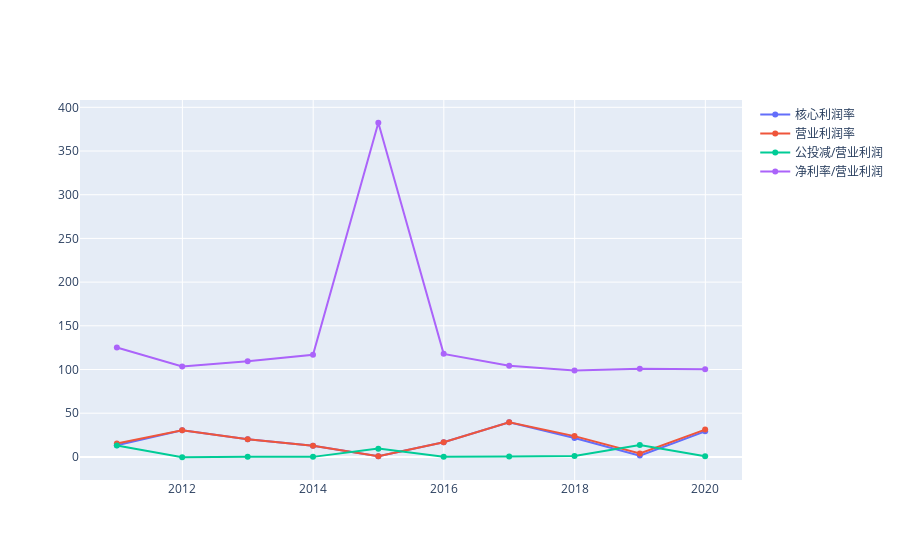

This figure's notebook cell:
### Code cell
fig = go.Figure()
fig.add_trace(go.Scatter(x=data_df.index, y=data_df['oper_profit_ratio'],name='核心利润率'))
fig.add_trace(go.Scatter(x=data_df.index, y=data_df['op_of_gr'],name='营业利润率'))
fig.add_trace(go.Scatter(x=data_df.index, y=data_df['gtj_to_oper'],name='公投减/营业利润'))
fig.add_trace(go.Scatter(x=data_df.index, y=data_df['n_to_oper'],name='净利率/营业利润'))


fig.show()

### Figure 1 — Plotly figure (JSON) as saved in the notebook; plotly's stock layout.template omitted (floating-point values rounded to 4 significant figures)
{"data": [{"name": "核心利润率", "type": "scatter", "x": ["2010-12-31", "2011-12-31", "2012-12-31", "2013-12-31", "2014-12-31", "2015-12-31", "2016-12-31", "2017-12-31", "2018-12-31", "2019-12-31"], "y": [13.22, 30.46, 20.13, 12.7, 0.7287, 16.78, 39.6, 21.62, 1.486, 29.24]}, {"name": "营业利润率", "type": "scatter", "x": ["2010-12-31", "2011-12-31", "2012-12-31", "2013-12-31", "2014-12-31", "2015-12-31", "2016-12-31", "2017-12-31", "2018-12-31", "2019-12-31"], "y": [15.4, 30.42, 20.21, 12.71, 0.8053, 16.83, 39.74, 23.79, 3.914, 31.23]}, {"name": "公投减/营业利润", "type": "scatter", "x": ["2010-12-31", "2011-12-31", "2012-12-31", "2013-12-31", "2014-12-31", "2015-12-31", "2016-12-31", "2017-12-31", "2018-12-31", "2019-12-31"], "y": [13.03, -0.4006, 0.3041, 0.03439, 9.466, 0.2662, 0.3648, 0.9195, 13.58, 0.6692]}, {"name": "净利率/营业利润", "type": "scatter", "x": ["2010-12-31", "2011-12-31", "2012-12-31", "2013-12-31", "2014-12-31", "2015-12-31", "2016-12-31", "2017-12-31", "2018-12-31", "2019-12-31"], "y": [125.1, 103.4, 109.6, 116.9, 382.3, 117.9, 104.2, 98.99, 100.8, 100.3]}], "layout": {"autosize": true, "xaxis": {"autorange": true, "range": ["2010-06-17 21:10:17.7515", "2020-07-14 02:49:42.2485"], "type": "date"}, "yaxis": {"autorange": true, "range": [-28.44, 410.4], "type": "linear"}}}
